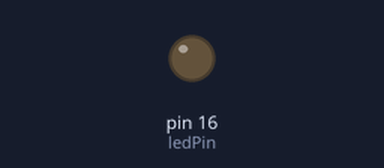
Bench run of a sketch on a simulated Arduino Uno, built with avr-gcc and run on an emulated ATmega328P. Parts: output pins drawn as LEDs (lit = HIGH).

Above: at 0.6 s.
At 2.5 s:
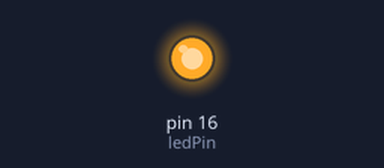
Timing chart, 0 to 6.7 s (numbered marks = the images above):
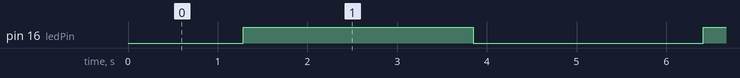

Measured:
- by itself, pin 16 (ledPin): alternates HIGH for 2.6 s and LOW for 2.6 s

The sketch:

L3_PWM_1.ino
```cpp
// Definir el pin donde está conectado el LED
#define ledPin  16 // Puedes cambiar el pin si lo necesitas

// Definir el rango de PWM
int valorPWM = 0;      // Valor inicial del PWM (0 = apagado, 255 = intensidad máxima)

void setup() {
  // Configurar el pin del LED como salida
  pinMode(ledPin, OUTPUT);
}

void loop() {
  // Aumentar la intensidad luminosa
  for (valorPWM = 0; valorPWM <= 255; valorPWM ++) {
    analogWrite(ledPin, valorPWM); // Modificar la intensidad del LED
    delay(10); // Pausa para que el cambio sea gradual
  }

  // Disminuir la intensidad luminosa
  for (valorPWM = 255; valorPWM >= 0; valorPWM --) {
    analogWrite(ledPin, valorPWM); // Modificar la intensidad del LED
    delay(10); // Pausa para que el cambio sea gradual
  }
}
```
